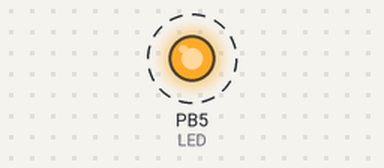
The program below on a simulated ATmega328P, built with avr-gcc and emulated at 16 MHz. On the bench: output pins drawn as LEDs (lit = HIGH). Dashed ring = blinking.

Above: at 0.5 s.
Timing chart, 0 to 4.7 s (numbered marks = the images above):
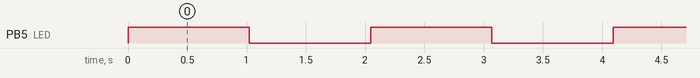

The program:

main.c
```c
/*
 * DELAY_1SEC_NORMAL.c
 * TO BLINK AN LED WITH A DELAY OF 1 SECOND.
 * Created: 19-09-2025 12:39:30
 * Author : ANAGHA R
 */


#define F_CPU 16000000UL
#include <avr/io.h>

void delay_1s(void)
{
	unsigned int i, count = 62500;
	for(i = 0;i<count;i++) //This will run for 62500 for getting 1sec delay (1 sec = 62500 times)
	{
		TCNT0 = 0;
		TCCR0A = 0; // FOR NORMAL CLOCK SOURCE
		TCCR0B |= (1 << CS00); //001 FOR NO PRESCALING,SO SET CS00 TO 1.
		TIFR0 |= (1 << TOV0);  //SET OVERFLOW FLAG 0 BY WRITING 1 TO IT.
		while (!(TIFR0 & (1 << TOV0))); //WAITING TIMER OVERFLOW FLAG TO SET SO THAT WE GET 16US DELAY.
	}
}


int main(void)
{

    DDRB |= (1 << DDB5);

    while (1)
    {
		PORTB ^= (1 << PORTB5);  // FOR BLINKING LED.
		delay_1s();

    }
}
```

Measured:
- by itself, PB5 (LED): alternates HIGH for 1.0 s and LOW for 1.0 s
